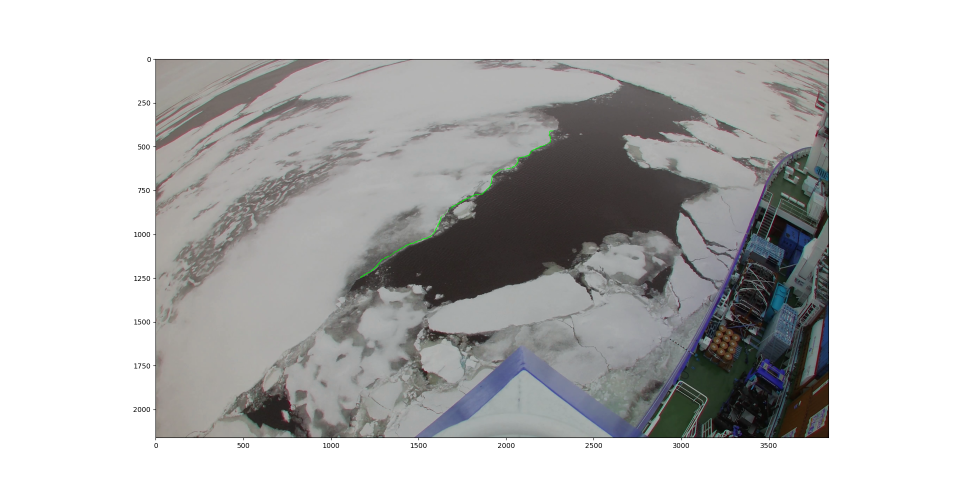
#> input picture Line_tracker/line_input.png, 1920 x 983 px (shown at 1/2 size)
$ python -i RoidSpeedMeasure.py   (imports and definitions only)
#> lines starting #> are read from the running program, lines starting #| are printed output that depends on the picture; after the words box and inside, x2 and y2 are one past the last pixel; in counts of white or black regions, pixels touching at a corner belong together
import cv2
import os
import matplotlib.pyplot as plt
from skimage.filters import threshold_otsu
from skimage.color import rgb2gray
from skimage.util import invert
from datetime import datetime
import numpy as np
import glob
import matplotlib.path as Path

from DrawOnImage import Draw_Application


MODES = ['ManuelLine', 'SemiAutomaticLine', 'ManuelROID']
TRACKINGMODE = MODES[2]


# [41 lines left out: function GetDir, not called in this run]


#####################################
#####################################


def filter_mask(img):
    """
    create and refine binary mask of frame

    Args:
        img ([np.ndarray]): frame image

    Returns:
        [np.ndarray]: refined binary mask
    """


    grey = rgb2gray(img)
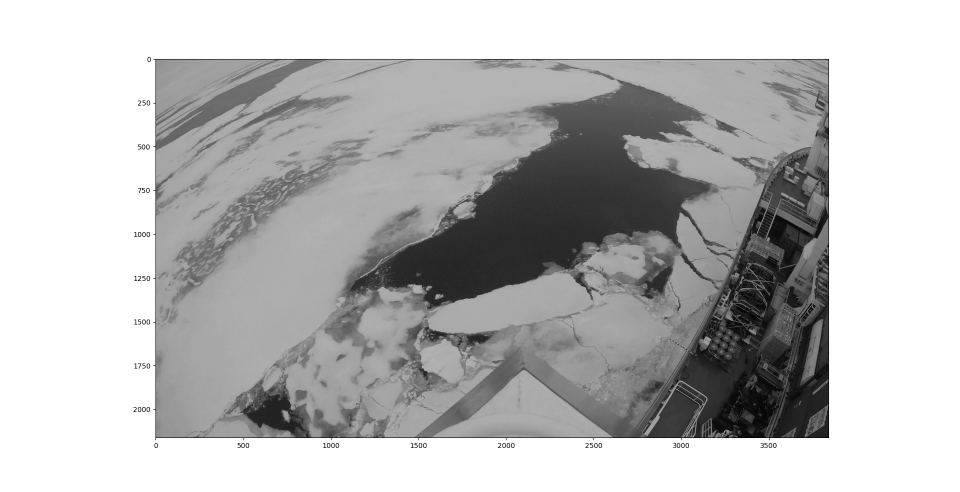
#> grey: shape (983, 1920) float64 (shown at 1/2 size); min 0, max 1, mean 0.731
    factor = 1.1
    otsu_thresh = threshold_otsu(grey)*factor
#> otsu_thresh = 0.823
    mask = grey<otsu_thresh
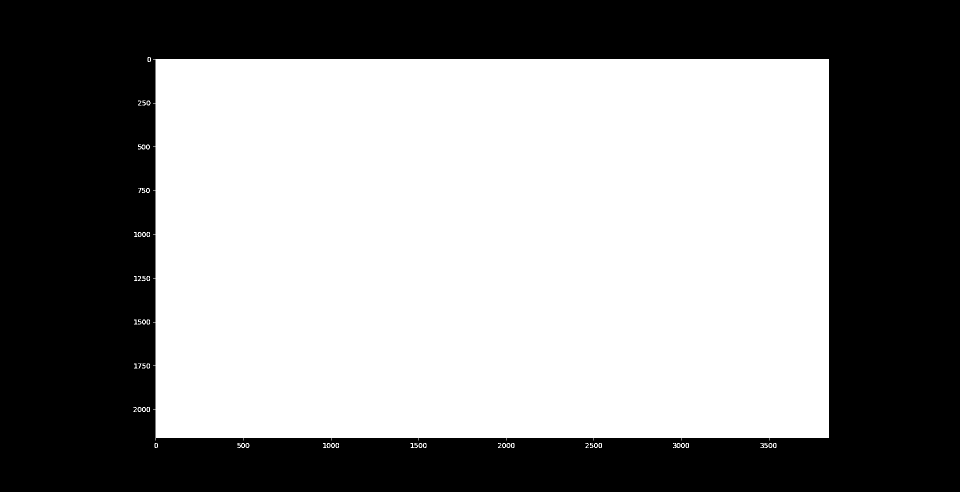
#> mask: shape (983, 1920) bool (shown at 1/2 size); 54.2% white; 34 black regions, largest, box (x1, y1, x2, y2) and area: (0, 0, 1920, 983) 863255, (295, 203, 299, 209) 22, (285, 291, 289, 297) 22
    mask = invert(mask)
    mask.dtype='uint8'


    kernel = cv2.getStructuringElement(cv2.MORPH_ELLIPSE, (5, 5))

    # remove small ice particles / shrink
    erosion = cv2.erode(mask, kernel, iterations = 4)
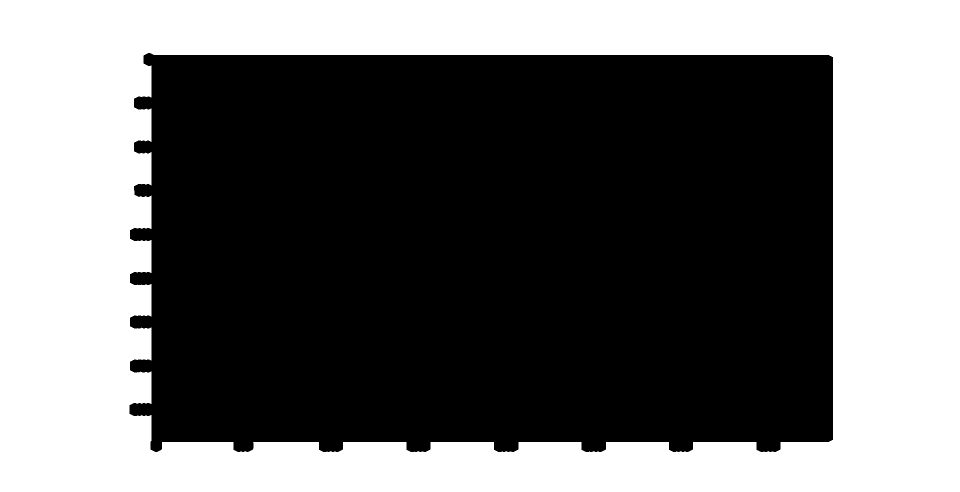
#> erosion: shape (983, 1920) (shown at 1/2 size); values 0 (black) and 1 (white), 43.3% white; 1 white region, box (x1, y1, x2, y2) and area: (0, 0, 1920, 983) 817724

    #resize ice space
    dilation = cv2.dilate(erosion, kernel, iterations = 3)
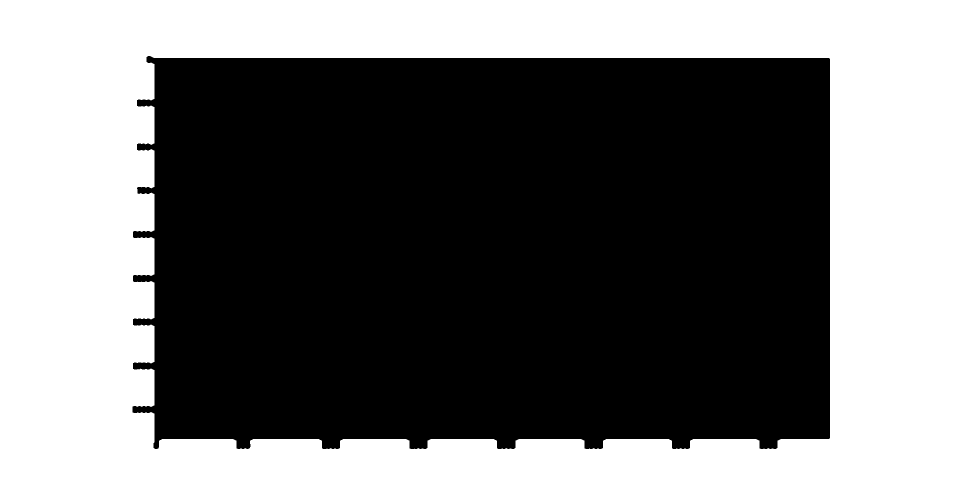
#> dilation: shape (983, 1920) (shown at 1/2 size); values 0 (black) and 1 (white), 45% white; 1 white region, box (x1, y1, x2, y2) and area: (0, 0, 1920, 983) 848390


    return dilation


#####################################
#####################################


# [352 lines left out: functions FindMatchingContour, FindContoursinBbox, CheckContour, ProcessFrame, SemiAutomaticLine, not called in this run]


#####################################
#####################################


# [133 lines not run here, left out]


>>> import cv2
>>> picture = cv2.cvtColor(cv2.imread('../Line_tracker/line_input.png'), cv2.COLOR_BGR2RGB)
>>> result = filter_mask(picture)

$ run again, on statistical tracker/2filterinconsitlmovingObj.png
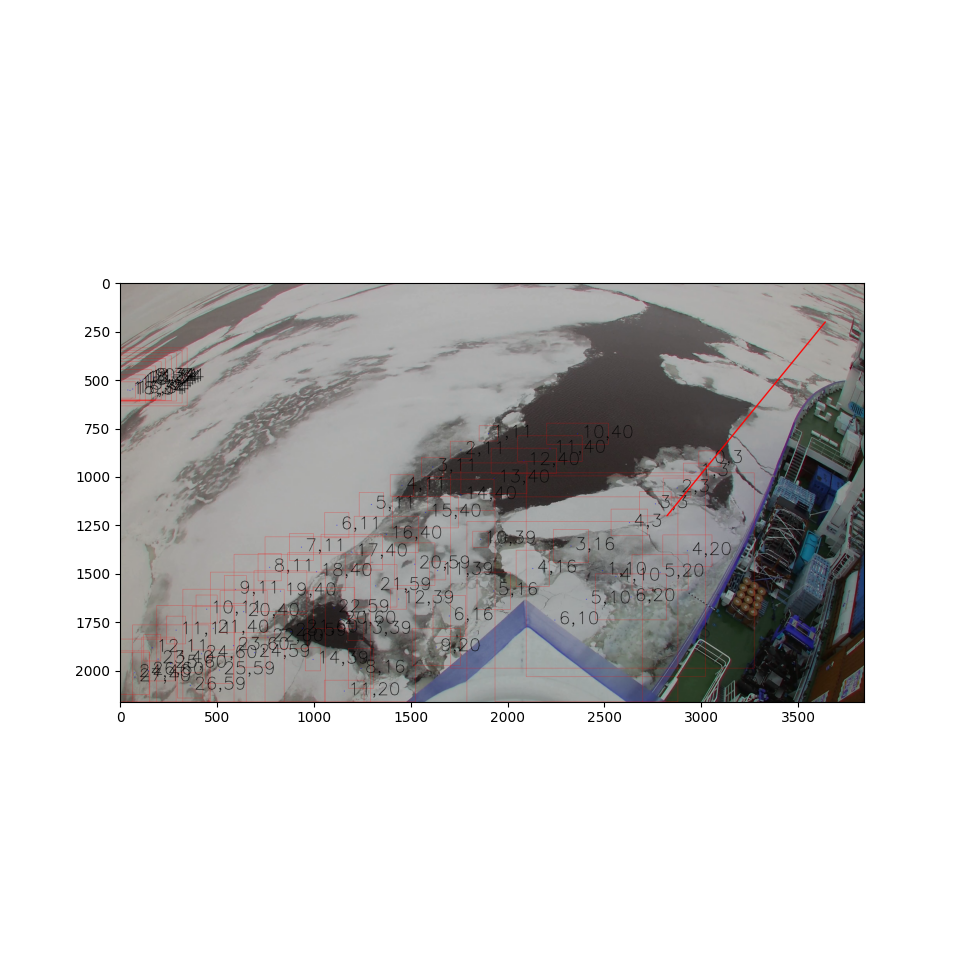
#> input picture statistical tracker/2filterinconsitlmovingObj.png, 960 x 975 px
#> otsu_thresh = 0.814
#> in filter_mask, `mask = grey<otsu_thresh`:
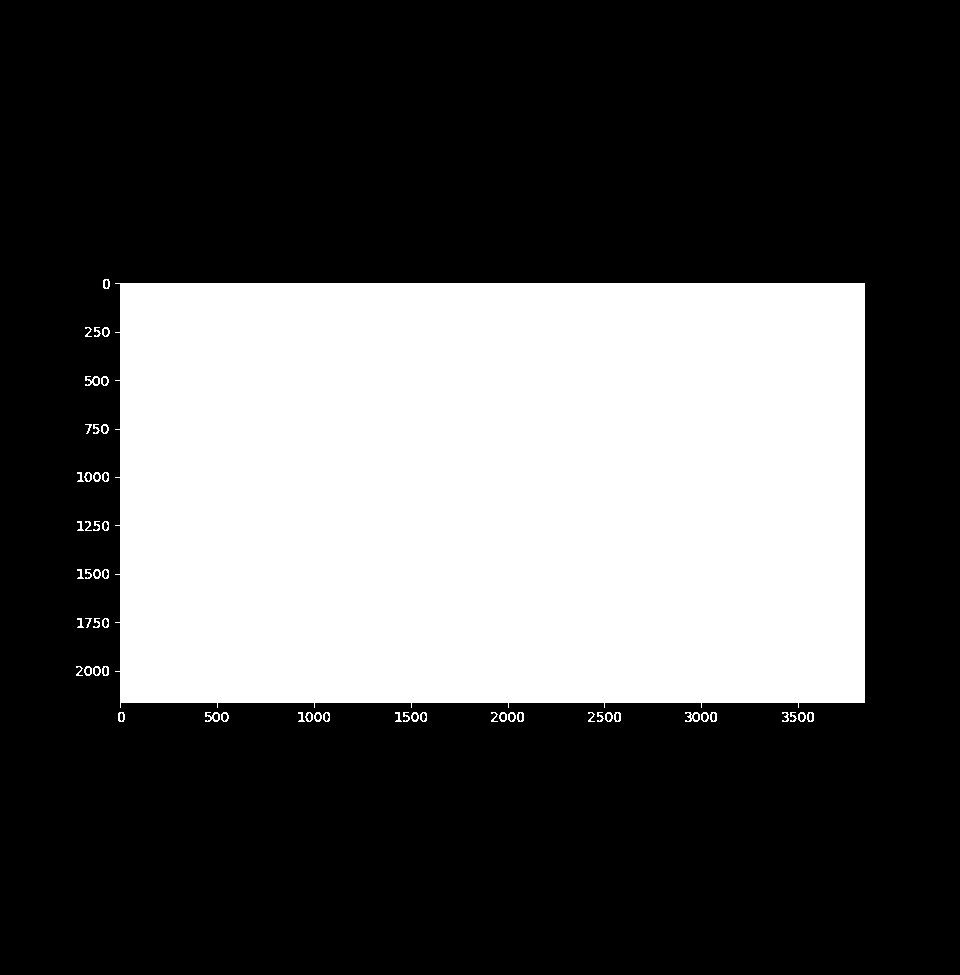
#> mask: shape (975, 960) bool; 33.7% white; 56 white regions, largest, box (x1, y1, x2, y2) and area: (115, 283, 865, 708) 312985, (85, 376, 100, 386) 80, (205, 712, 220, 722) 80
#> erosion: shape (975, 960); values 0 (black) and 1 (white), 63% white; 1 black region, box (x1, y1, x2, y2) and area: (68, 271, 873, 730) 346122
#> in filter_mask, `dilation = cv2.dilate(erosion, kernel, iterations = 3)`:
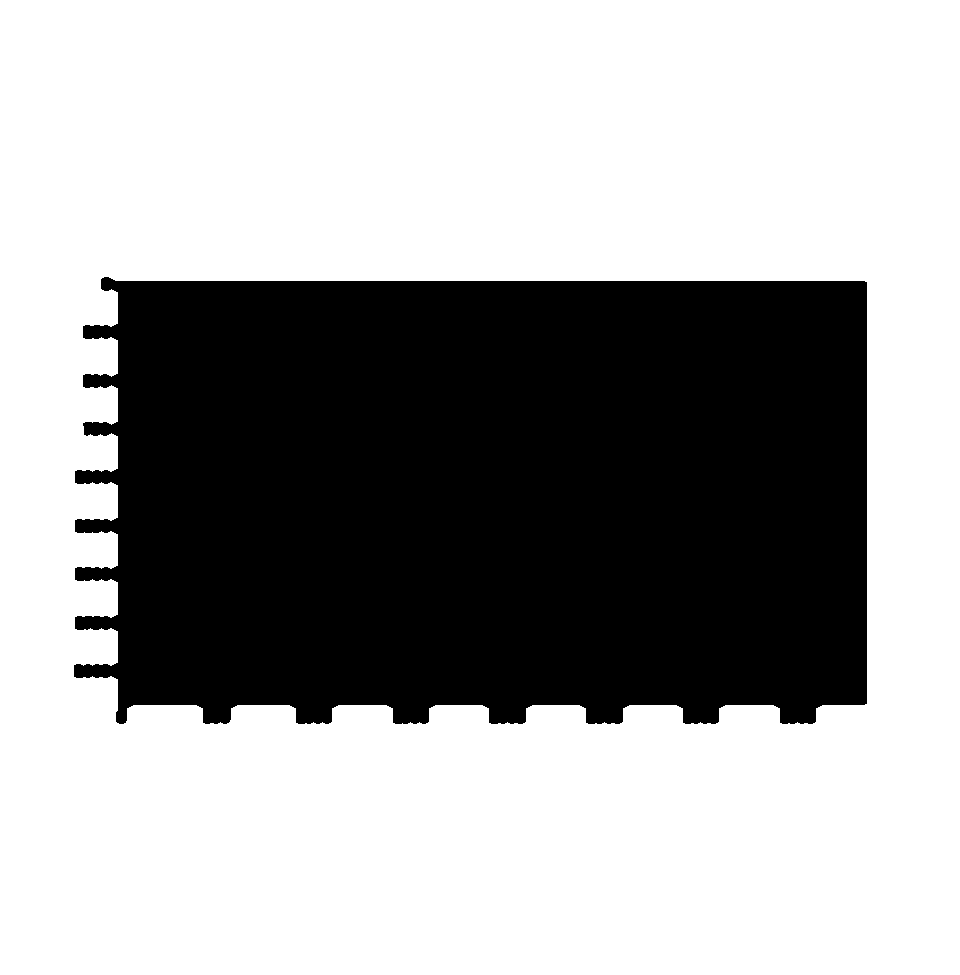
#> dilation: shape (975, 960); values 0 (black) and 1 (white), 65.1% white; 1 black region, box (x1, y1, x2, y2) and area: (74, 277, 867, 724) 326823
